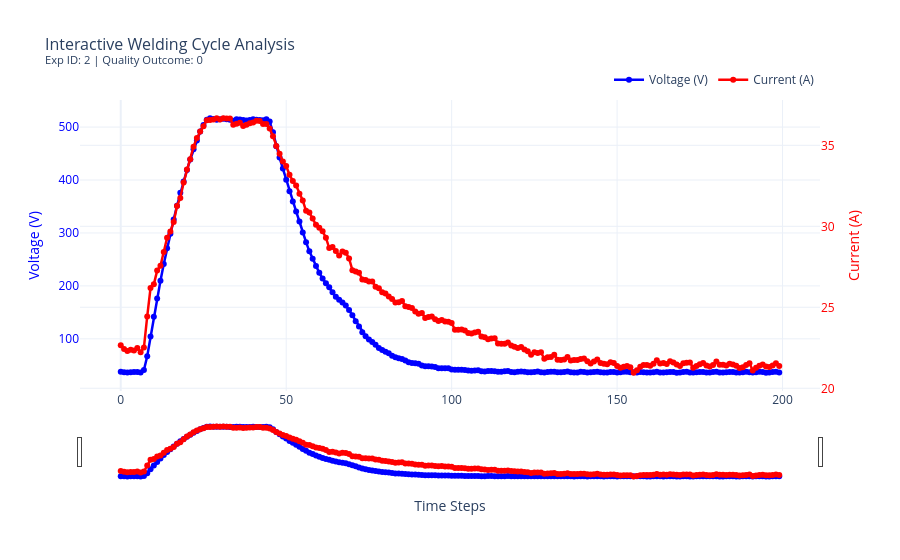

Write notebook code for a chart like this one.
### Markdown cell above
## Exercise 2.4: Interactive Time-Series Visualization with Plotly

In this exercise, we'll create enhanced interactive visualizations of welding samples using Plotly. These interactive plots will provide more advanced exploration capabilities for analyzing the time-series patterns.

1. Create interactive plots with dual y-axes for voltage and current
2. Implement time-based range sliders for detailed exploration
3. Add unified tooltips for precise data reading
4. Display quality metrics in the plot title
5. Save interactive visualizations as HTML for sharing

### Code cell
def create_plotly_plot(data: np.ndarray, labels: np.ndarray, exp_ids: np.ndarray = None) -> go.Figure:
    """
    Create an interactive Plotly visualization of a random welding sample.

    Args:
        data (np.ndarray): Array containing voltage and current data
        labels (np.ndarray): Array containing class labels
        exp_ids (np.ndarray, optional): Array containing experiment IDs. Defaults to None.

    Returns:
        plotly.graph_objects.Figure: Interactive Plotly figure object
    """
    n_samples = data.shape[0]
    idx = np.random.randint(0, n_samples)
    
    sample_data = data[idx] 
    label = labels[idx]
    exp_id = exp_ids[idx] if exp_ids is not None else "Unknown"
    
    voltage = sample_data[:, 0]
    current = sample_data[:, 1]
    time_steps = np.arange(len(voltage))
    
    fig = go.Figure()
    
    fig.add_trace(go.Scatter(
        x=time_steps,
        y=voltage,
        name="Voltage (V)",
        mode="lines+markers",
        line=dict(color="blue", width=2.5),
        yaxis="y1"
    ))
    
    fig.add_trace(go.Scatter(
        x=time_steps,
        y=current,
        name="Current (A)",
        mode="lines+markers",
        line=dict(color="red", width=2.5),
        yaxis="y2"
    ))
    
    fig.update_layout(
        title=dict(
            text=f"Interactive Welding Cycle Analysis<br><sup>Exp ID: {exp_id} | Quality Outcome: {label}</sup>",
            font=dict(size=16)
        ),

        xaxis=dict(
            title="Time Steps",
            rangeslider=dict(visible=True),
            type="linear"
        ),

        yaxis=dict(
            title=dict(
                text="Voltage (V)",
                font=dict(color="blue")
            ),
            tickfont=dict(color="blue")
        ),

        yaxis2=dict(
            title=dict(
                text="Current (A)",
                font=dict(color="red")
            ),
            tickfont=dict(color="red"),
            overlaying="y",
            side="right"
        ),

        hovermode="x unified",
        legend=dict(
            orientation="h",
            yanchor="bottom",
            y=1.02,
            xanchor="right",
            x=1
        ),

        template="plotly_white"
    )
    return fig


fig = create_plotly_plot(data, labels, exp_ids)
save_plotly_figure_as_html(fig, plot_path / "welding_samples")
fig.show()

### Figure 1 — Plotly figure (JSON) as saved in the notebook; plotly's stock layout.template omitted (floating-point values rounded to 4 significant figures; data arrays with more than 128 entries replaced by an {"elided": "..."} marker saying what was removed)
{"data": [{"line": {"color": "blue", "width": 2.5}, "mode": "lines+markers", "name": "Voltage (V)", "type": "scatter", "x": {"elided": "200 int values"}, "y": {"elided": "200 float values"}, "yaxis": "y"}, {"line": {"color": "red", "width": 2.5}, "mode": "lines+markers", "name": "Current (A)", "type": "scatter", "x": {"elided": "200 int values"}, "y": {"elided": "200 float values"}, "yaxis": "y2"}], "layout": {"hovermode": "x unified", "legend": {"orientation": "h", "x": 1, "xanchor": "right", "y": 1.02, "yanchor": "bottom"}, "title": {"font": {"size": 16}, "text": "Interactive Welding Cycle Analysis<br><sup>Exp ID: 2 | Quality Outcome: 0</sup>"}, "xaxis": {"rangeslider": {"visible": true}, "title": {"text": "Time Steps"}, "type": "linear"}, "yaxis": {"tickfont": {"color": "blue"}, "title": {"font": {"color": "blue"}, "text": "Voltage (V)"}}, "yaxis2": {"overlaying": "y", "side": "right", "tickfont": {"color": "red"}, "title": {"font": {"color": "red"}, "text": "Current (A)"}}}}
